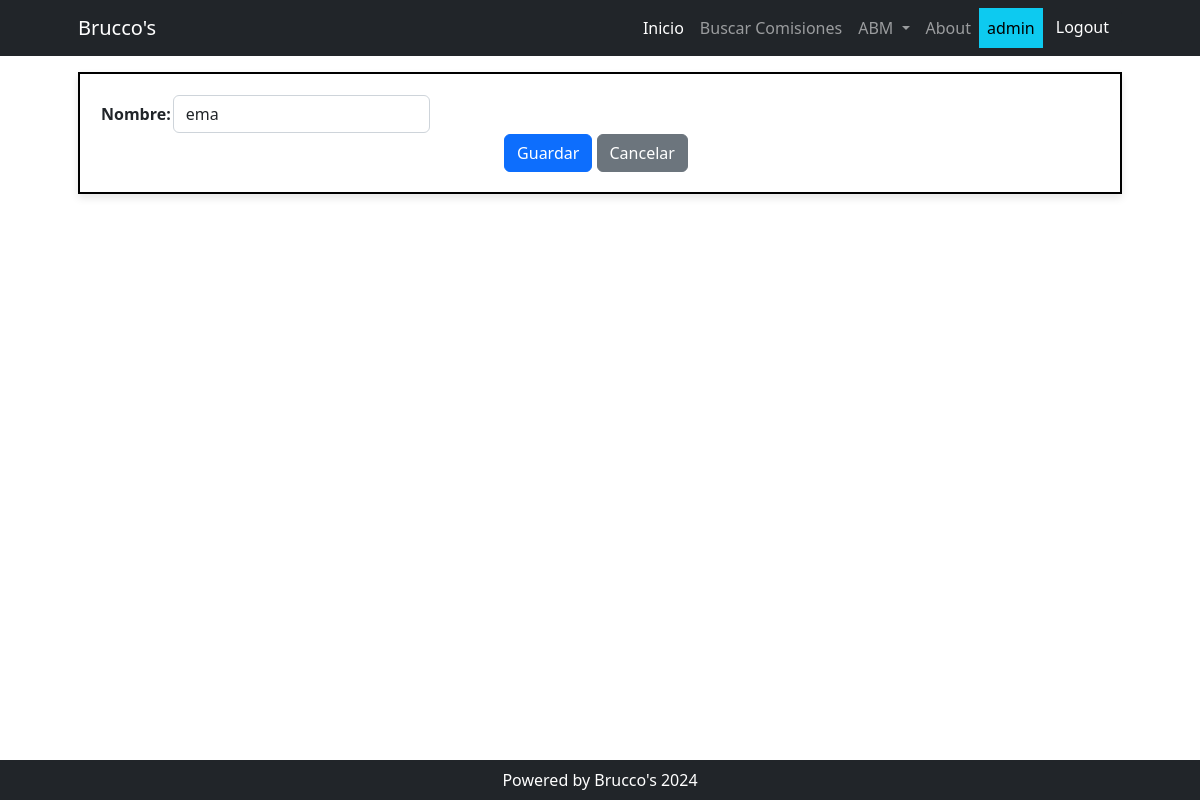
/profesores/update/1 (signed in), run on an earlier commit of the app's database.
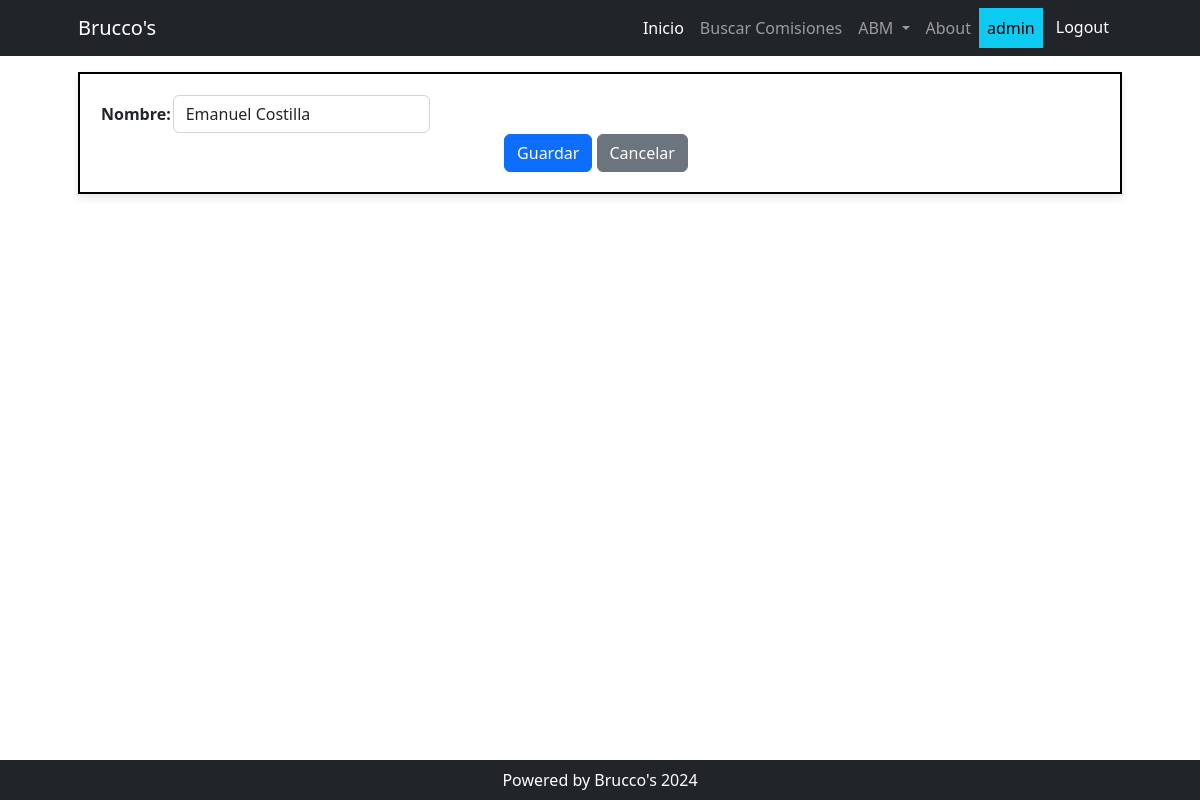
And on a later commit of the database.
### cursos/models.py (models this page shows, shortened)
class Profesor(models.Model):
    nombre = models.CharField(max_length=100, unique=True)

### profesores/views.py (the view)
# urls.py: path("update/<int:pk>", views.ProfesorUpdate.as_view(), name="update"),
class ProfesorUpdate(UpdateView):
    model = models.Profesor
    form_class = forms.ProfesorForm
    success_url = reverse_lazy("profesores:home")

### profesores/forms.py
class ProfesorForm(forms.ModelForm):
    class Meta:
        model = models.Profesor
        fields = ['nombre']
        widgets = {
            "nombre": forms.TextInput(attrs={"class": "form-control"}),
        }

### profesores/templates/cursos/profesor_form.html (shortened to what this page needs)
{% extends 'core/base.html' %}
{% block contenido %}
<div style="border: 2px solid #000; padding: 20px; background-color: #fff; box-shadow: 0 4px 8px rgba(0, 0, 0, 0.1); text-align: center;">
    <form method="post">
        <table>
            {{ form.as_table }}
        </table>
        <button type="submit" class="btn btn-primary">Guardar</button>
        <a class="btn btn-secondary me-2" href="{% url 'profesores:home' %}">Cancelar</a>
    </form>
{% endblock contenido %}

What changed in the data, as far as the page shows it:
changed Profesor: nombre "ema" → "Emanuel Costilla"
